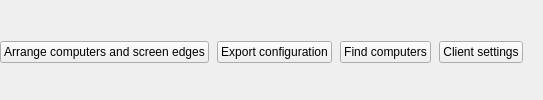
            <widget class="QWidget" name="modeLinks">
             <layout class="QHBoxLayout" name="modeLinksLayout">
              <property name="leftMargin">
               <number>0</number>
              </property>
              <property name="topMargin">
               <number>5</number>
              </property>
              <property name="rightMargin">
               <number>0</number>
              </property>
              <property name="bottomMargin">
               <number>0</number>
              </property>
              <property name="spacing">
               <number>8</number>
              </property>
              <item>
               <widget class="QPushButton" name="btnConfigureServer">
                <property name="text">
                 <string>Arrange computers and screen edges</string>
                </property>
                <property name="autoDefault">
                 <bool>false</bool>
                </property>
                <property name="role" stdset="0">
                 <string notr="true">link</string>
                </property>
               </widget>
              </item>
              <item>
               <widget class="QPushButton" name="btnSaveServerConfig">
                <property name="text">
                 <string>Export configuration</string>
                </property>
                <property name="autoDefault">
                 <bool>false</bool>
                </property>
                <property name="role" stdset="0">
                 <string notr="true">link</string>
                </property>
               </widget>
              </item>
              <item>
               <widget class="QPushButton" name="btnBrowseServers">
                <property name="text">
                 <string>Find computers</string>
                </property>
                <property name="autoDefault">
                 <bool>false</bool>
                </property>
                <property name="role" stdset="0">
                 <string notr="true">link</string>
                </property>
               </widget>
              </item>
              <item>
               <widget class="QPushButton" name="btnConfigureClient">
                <property name="text">
                 <string>Client settings</string>
                </property>
                <property name="autoDefault">
                 <bool>false</bool>
                </property>
                <property name="role" stdset="0">
                 <string notr="true">link</string>
                </property>
               </widget>
              </item>
              <item>
               <spacer name="modeLinksStretch">
                <property name="orientation">
                 <enum>Qt::Orientation::Horizontal</enum>
                </property>
                <property name="sizeHint" stdset="0">
                 <size>
                  <width>20</width>
                  <height>20</height>
                 </size>
                </property>
               </spacer>
              </item>
             </layout>
            </widget>
